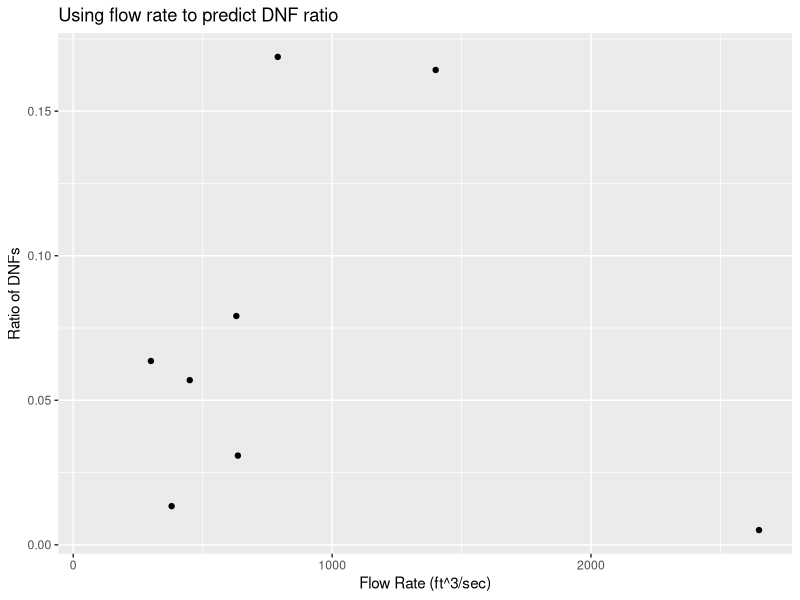

Write the R code that produced this figure. (Note: this script raises an error after producing the figure.)
## ---- chunk 1
library(tidyverse)
library(dplyr)
library(broom)

RR_dnf_data <- read_csv("raisin_river_DNF.csv")
## ---- chunk 2
ggplot(RR_dnf_data, aes(x = flow, y = ratio_DNF)) +
  geom_point() +
  labs(x = "Flow Rate (ft^3/sec)",
       y = "Ratio of DNFs",
       title = "Using flow rate to predict DNF ratio")
## ---- chunk 3
dnf_mod <- lm(ratio_DNF ~ flow, RR_dnf_data)
summary(dnf_mod)
## ---- chunk 4
dnf_resid = left_join(select(rr_DNF, year, ratio_DNF, flow), augment(dnf_mod))
## ---- chunk 5
dnf_resid |> filter(.hat > 2*(2/8))
## ---- chunk 6
dnf_resid |> filter( abs(.std.resid) >= 2)
## ---- chunk 7
dnf_resid |> filter(.cooksd > 1) ## 2017 is highly influential
## ---- chunk 8
RR_dnf_data2 <- RR_dnf_data |> filter(year != 2017)
## ---- chunk 9
ggplot(RR_dnf_data2, aes(x = flow, y = ratio_DNF)) +
  geom_point() +
  geom_smooth(method = lm, se = FALSE) +
  labs(x = "Flow Rate (ft^3/sec)",
       y = "Ratio of DNFs",
       title = "Using flow rate to predict DNF ratio")
## ---- chunk 10
dnf_mod <- lm(ratio_DNF ~ flow, RR_dnf_data)
summary(dnf_mod)
## ---- chunk 11
-0.001343 + (0.0001279*1100)
200 * 0.139347
